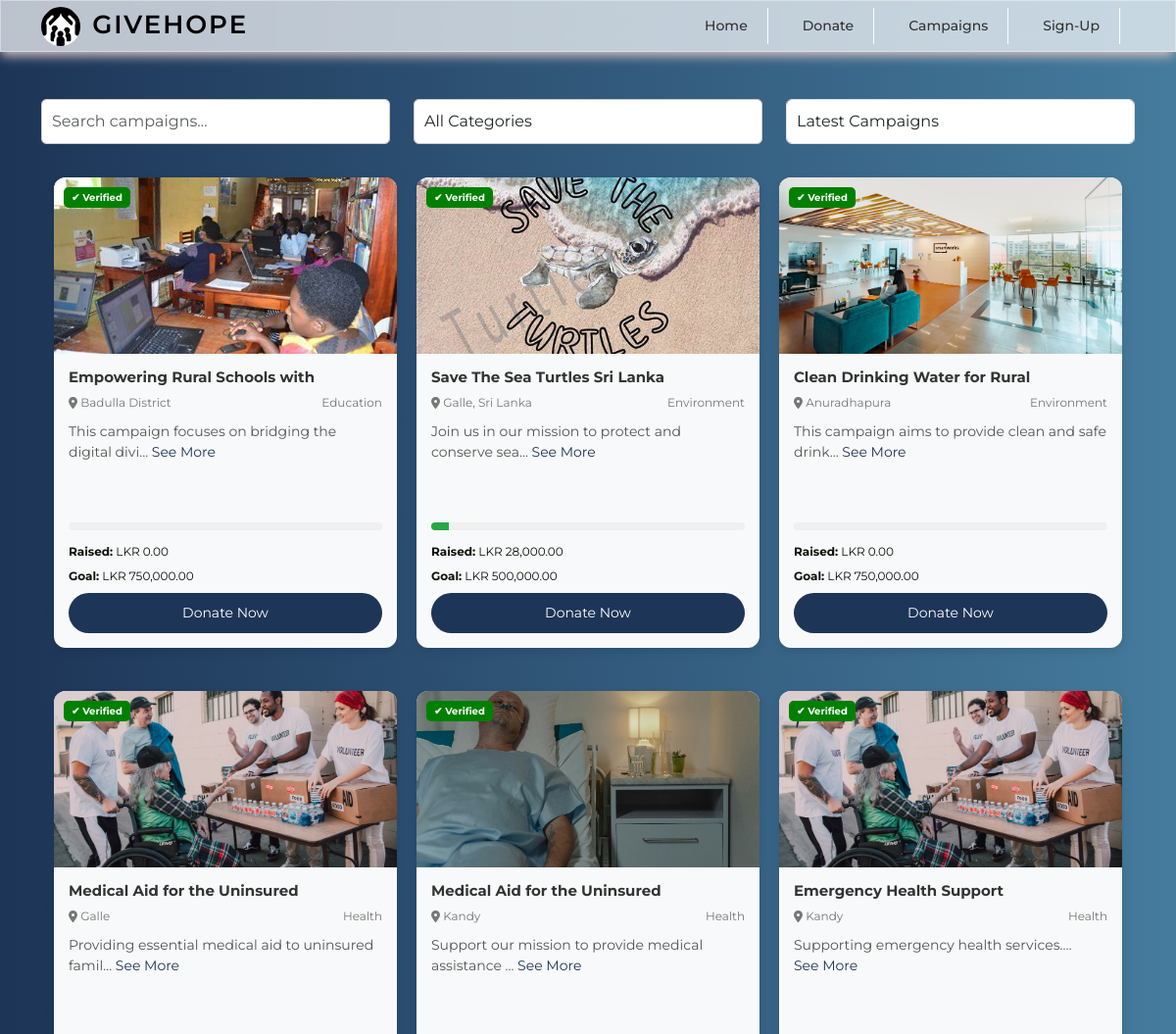
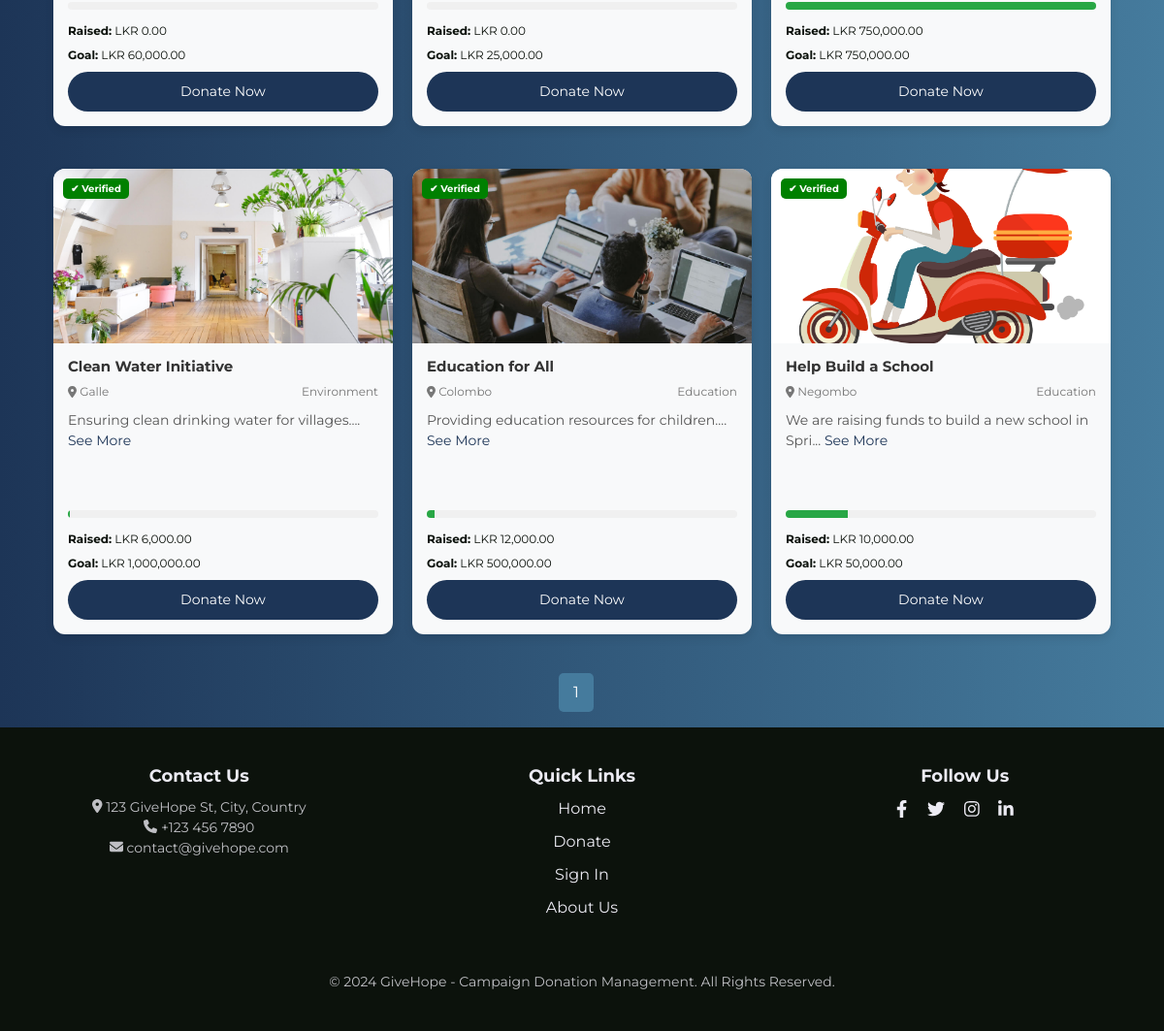
/all_campaigns.php, run on the app's committed database (2 pictures, top to bottom).
### tables this page shows
CREATE TABLE `campaigns` (
  `id` int(11) NOT NULL,
  `user_id` int(11) DEFAULT NULL,
  `title` varchar(255) NOT NULL,
  `location` varchar(255) NOT NULL,
  `description` text NOT NULL,
  `goal` decimal(10,2) NOT NULL,
  `category` varchar(100) NOT NULL,
  `start_date` date NOT NULL,
  `end_date` date NOT NULL,
  `image` varchar(255) NOT NULL,
  `document` varchar(255) DEFAULT NULL,
  `organizer_name` varchar(255) NOT NULL,
  `contact` varchar(50) NOT NULL,
  `email` varchar(100) NOT NULL,
  `created_at` timestamp NOT NULL DEFAULT current_timestamp(),
  `status` varchar(20) NOT NULL DEFAULT 'Pending',
  `raised` decimal(15,2) DEFAULT 0.00
);

### all_campaigns.php (the view, shortened to what this page needs)
<?php
include('admin/config/dbcon.php');
include('includes/header.php');
include('includes/navbar.php');
$limit = 12;
$page = $_GET['page'] ?? 1;
$offset = ($page - 1) * $limit;
$search = $_GET['search'] ?? '';
$category = $_GET['category'] ?? '';
$filter = $_GET['filter'] ?? 'latest';
$query_conditions = "WHERE status = 'Accepted'";
switch ($filter) {
    default:
        $query_order = "ORDER BY created_at DESC";
}
$total_query = "SELECT COUNT(*) as total FROM campaigns $query_conditions";
$total_result = mysqli_query($con, $total_query);
$total_campaigns = mysqli_fetch_assoc($total_result)['total'];
$total_pages = ceil($total_campaigns / $limit);
$query = "SELECT * FROM campaigns $query_conditions $query_order LIMIT $limit OFFSET $offset";
$query_run = mysqli_query($con, $query);
?>
<div class="container mt-5">
    <div class="row mb-4 filter-section">
        <div class="col-md-4">
            <input type="text" id="searchInput" placeholder="Search campaigns..." class="form-control"
                value="<?= htmlspecialchars($search) ?>" onchange="updateFilters()">
        </div>
        <div class="col-md-4">
            <select id="categoryFilter" class="form-control" onchange="updateFilters()">
                <option value="">All Categories</option>
            </select>
        </div>
        <div class="col-md-4">
            <select id="filter" class="form-control" onchange="updateFilters()">
                <option value="latest" <?= $filter == 'latest' ? 'selected' : '' ?>>Latest Campaigns</option>
            </select>
        </div>
    </div>
    <div class="row" id="campaign-container">
        <div class="campaign-wrapper-container">
            <?php
            if ($query_run && mysqli_num_rows($query_run) > 0) {
                foreach ($query_run as $campaign) {
                    $progress = ($campaign['raised'] / $campaign['goal']) * 100;
            ?>
                    <div class="col-md-3 mb-4 campaign-card-container"
                        data-title="<?= htmlspecialchars($campaign['title']); ?>"
                        data-category="<?= htmlspecialchars($campaign['category']); ?>">
                        <div class="campaign-card">
                            <div class="campaign-header">
                                <div class="verified-badge">
                                    <span>✔ Verified</span>
                                </div>
                                <img src="<?= htmlspecialchars($campaign['image']); ?>" alt="<?= htmlspecialchars($campaign['title']); ?>" class="campaign-image">
                            </div>
                            <div class="campaign-body">
                                <h3 class="campaign-title"><?= htmlspecialchars(substr($campaign['title'], 0, 30)); ?></h3>
                                <div class="campaign-meta">
                                    <span class="campaign-location"><i class="fas fa-map-marker-alt"></i> <?= htmlspecialchars($campaign['location']); ?></span>
                                    <span class="campaign-category"><?= htmlspecialchars($campaign['category']); ?></span>
                                </div>
                                <p class="campaign-description">
                                    <?= htmlspecialchars(substr($campaign['description'], 0, 50)) . '...'; ?>
                                    <a href="donate.php?id=<?= $campaign['id']; ?>" class="see-more">See More</a>
                                </p>
                                <div class="campaign-progress">
                                    <div class="progress-bar" style="width: <?= round($progress, 2); ?>%;"></div>
                                </div>
                                <div class="campaign-stats">
                                    <p><strong>Raised:</strong> LKR <?= number_format($campaign['raised'], 2); ?></p>
                                    <p><strong>Goal:</strong> LKR <?= number_format($campaign['goal'], 2); ?></p>
                                </div>
                                <div class="campaign-actions">
                                    <a href="donate.php?id=<?= $campaign['id']; ?>" class="btn-donate">Donate Now</a>
                                </div>
                            </div>
                        </div>
                    </div>
            <?php
                }
            } else {
                echo "<p class='text-center'>No campaigns available at the moment.</p>";
            }
            ?>
        </div>
        <div class="pagination mt-3 mb-3">
            <?php for ($i = 1; $i <= $total_pages; $i++) : ?>
                <a href="?page=<?= $i; ?>&search=<?= urlencode($search); ?>&category=<?= urlencode($category); ?>&filter=<?= urlencode($filter); ?>" class="<?= $i == $page ? 'active' : ''; ?>"><?= $i; ?></a>
            <?php endfor; ?>
        </div>
    </div>
</div>
<?php include('includes/footer.php'); ?>

### includes/header.php (shortened to what this page needs)
<!DOCTYPE html>
<html lang="en">
<head>
    <link rel="stylesheet" href="assets/css/bootstrap5.min.css">
    <link rel="stylesheet" href="assets/css/custom.css">
    <link rel="stylesheet" href="https://cdn.jsdelivr.net/npm/bootstrap-icons@1.11.3/font/bootstrap-icons.min.css">
    <link rel="stylesheet" href="https://cdnjs.cloudflare.com/ajax/libs/font-awesome/6.0.0-beta3/css/all.min.css">
    <link rel="stylesheet" href="assets/css/styles.css">
    <link rel="stylesheet" href="https://cdn.jsdelivr.net/npm/flatpickr/dist/flatpickr.min.css">
</head>

### includes/navbar.php (shortened to what this page needs)
<nav class="navbar navbar-expand-lg fixed-top">
    <div class="container">
        <a class="navbar-brand" href="index.php">
            <img src="assets/images/logo.jpg" alt="GiveHope Logo" class="navbar-logo">
            GiveHope
        </a>
        <div class="collapse navbar-collapse justify-content-end" id="navbarNav">
            <ul class="navbar-nav ">
                <li class="nav-item">
                    <a class="nav-link" href="index.php">Home</a>
                </li>
                <li class="nav-item">
                    <a class="nav-link" href="all_campaigns.php">Donate</a>
                </li>
                <li class="nav-item">
                    <a class="nav-link" href="create_campaign.php">Campaigns</a>
                </li>
                <?php if (isset($_SESSION['auth_user'])) : ?>
                    <li class="nav-item dropdown">
                        <a class="nav-link dropdown-toggle" href="#" role="button" data-bs-toggle="dropdown" aria-expanded="false">
                            <?= $_SESSION['auth_user']['user_name'] ?>
                        </a>
                        <ul class="dropdown-menu">
                            <li>
                                <form action="all_code.php" method="POST">
                                    <button type="submit" name="logout_btn" class="dropdown-item">Logout</button>
                                </form>
                            </li>
                            <li>
                                <a href="user_authentic.php" class="dropdown-item">Dashboard</a>
                            </li>
                        </ul>
                    </li>
                <?php else : ?>
                    <li class="nav-item">
                        <a class="nav-link" href="login.php">Sign-Up</a>
                    </li>
                <?php endif; ?>
            </ul>
        </div>
    </div>
</nav>

### includes/footer.php (shortened to what this page needs)
<body>
    <footer class="footer">
        <div class="container">
            <div class="row">
                <div class="col-md-4">
                    <h5>Contact Us</h5>
                    <p>
                        <i class="fas fa-map-marker-alt"></i> 123 GiveHope St, City, Country<br>
                        <i class="fas fa-phone"></i> +123 456 7890<br>
                        <i class="fas fa-envelope"></i> contact@givehope.com
                    </p>
                </div>
                <div class="col-md-4">
                    <h5>Quick Links</h5>
                    <div class="footer-links">
                        <ul>
                            <li><a href="#">Home</a></li>
                            <li><a href="#">Donate</a></li>
                            <li><a href="#">Sign In</a></li>
                            <li><a href="#">About Us</a></li>
                        </ul>
                    </div>
                </div>
                <div class="col-md-4">
                    <h5>Follow Us</h5>
                    <div class="social-icons">
                        <a href="#"><i class="fab fa-facebook-f"></i></a>
                        <a href="#"><i class="fab fa-twitter"></i></a>
                        <a href="#"><i class="fab fa-instagram"></i></a>
                        <a href="#"><i class="fab fa-linkedin-in"></i></a>
                    </div>
                </div>
            </div>
            <div class="row">
                <div class="col-md-12 text-center">
                    <p class="mt-4">© 2024 GiveHope - Campaign Donation Management. All Rights Reserved.</p>
                </div>
            </div>
        </div>
    </footer>
</body>
</html>
<body>

### assets/css/custom.css (style rules this page uses)
.navbar { padding: 0px; }
.nav-link { border-right: 1px solid #fff; padding: 8px 20px !important; }

### includes/header.php (style rules this page uses)
* { font-family: "Montserrat", sans-serif; box-sizing: border-box; margin: 0%; padding: 0%; }
body { background: linear-gradient(to right, #1d3557, #457b9d); }
p { font-size: 16px; line-height: 1.5; margin-bottom: 20px; color: #0C120C; }

### includes/navbar.php (style rules this page uses)
html, body { padding: 0; margin: 0; }
.navbar { transition: background-color 0.3s ease; -webkit-box-shadow: -1.5px 5.5px 10.5px -2px #d5bfbf; -moz-box-shadow: -1.5px 5.5px 10.5px -2px #d5bfbf; box-shadow: -1.5px 5.5px 10.5px -2px #d5bfbf; background: rgba(255, 255, 255, 0.7); -webkit-backdrop-filter: blur(13px); backdrop-filter: blur(13px); border: 1px solid rgba(255, 255, 255, 0.35); }
.navbar .navbar-brand { color: #000; font-size: 26px; text-transform: uppercase; font-weight: 600; letter-spacing: 2px; transition: color 0.3s ease; }
.navbar .navbar-nav .nav-link { color: #333; font-size: 14px; font-weight: 500; margin-right: 15px; text-transform: capitalize; position: relative; transition: color 0.3s ease; }
.navbar .navbar-nav .nav-link:after { content: ''; display: block; width: 0; height: 2px; background: #fff; transition: width 0.3s; position: absolute; bottom: -5px; left: 0; }
.navbar-logo { width: 40px; height: 40px; object-fit: contain; border-radius: 50%; background-color: transparent; margin-right: 03px; }

### all_campaigns.php (style rules this page uses)
.navbar { width: 100%; box-sizing: border-box; position: relative; z-index: 1000; }
.campaign-wrapper-container { display: flex; flex-wrap: wrap; justify-content: center; gap: 20px; width: 100%; max-width: 1200px; margin: 0 auto; }
.campaign-card-container { width: 100%; max-width: 350px; flex: 1 1 25%; display: flex; justify-content: center; }
.campaign-card { display: flex; flex-direction: column; justify-content: space-between; width: 100%; max-width: 350px; height: 480px; background: #f8f9fa; border-radius: 12px; box-shadow: 0 4px 10px rgba(0, 0, 0, 0.1); overflow: hidden; transition: transform 0.3s ease, box-shadow 0.3s ease; margin: auto; }
.campaign-header { position: relative; }
.campaign-header .campaign-image { width: 100%; height: 180px; object-fit: cover; }
.campaign-header .verified-badge { position: absolute; top: 10px; left: 10px; background: green; color: white; font-size: 10px; font-weight: bold; padding: 3px 8px; border-radius: 5px; z-index: 2; }
.campaign-body { padding: 15px; display: flex; flex-direction: column; flex-grow: 1; }
.campaign-title { font-size: 15px; font-weight: bold; color: #333; margin-bottom: 8px; }
.campaign-meta { display: flex; justify-content: space-between; font-size: 12px; color: #777; margin-bottom: 10px; }
.campaign-description { font-size: 14px; color: #555; line-height: 1.5; margin-bottom: 15px; height: 60px; overflow: hidden; text-overflow: ellipsis; }
.campaign-progress { position: relative; background: #f0f0f0; border-radius: 5px; overflow: hidden; height: 8px; margin-bottom: 15px; }
.campaign-progress { margin-top: auto; }
.campaign-progress .progress-bar { height: 100%; background: #28a745; width: 0; transition: width 0.5s ease; }
.campaign-stats p { margin: 0; line-height: 1.2; font-size: 12px; margin-bottom: 10px; }
.campaign-actions { display: flex; gap: 10px; }
.see-more { display: inline-block; font-size: 14px; color: #1d3557; text-decoration: none; transition: all 0.3s ease; }
.btn-donate { padding: 10px 15px; font-size: 14px; font-weight: 400%; border-radius: 25px; text-align: center; flex: 1; text-decoration: none; }
.btn-donate { background: #1d3557; color: white; }
.pagination { display: flex; justify-content: center; margin-top: 20px; }
.pagination a { padding: 8px 15px; margin: 0 5px; background: #1d3557; color: #fff; border-radius: 5px; text-decoration: none; }
.pagination a:hover, .pagination a.active { background: #457b9d; }
#searchInput, #categoryFilter { padding: 10px; border-radius: 5px; border: 1px solid #ccc; }
.filter-section input, .filter-section select { padding: 10px; margin-bottom: 10px; }

### data on the page
campaigns: image (picture), title "Empowering Rural Schools with", location "Badulla District", category "Education", description "This campaign focuses on bridging the digital divi", raised "0.00", goal "750,000.00"
campaigns: image (picture), title "Save The Sea Turtles Sri Lanka", location "Galle, Sri Lanka", category "Environment", description "Join us in our mission to protect and conserve sea", raised "28,000.00", goal "500,000.00"
campaigns: image (picture), title "Clean Drinking Water for Rural", location "Anuradhapura", category "Environment", description "This campaign aims to provide clean and safe drink", raised "0.00", goal "750,000.00"
campaigns: image (picture), title "Medical Aid for the Uninsured", location "Galle", category "Health", description "Providing essential medical aid to uninsured famil", raised "0.00", goal "60,000.00"
campaigns: image (picture), title "Medical Aid for the Uninsured", location "Kandy", category "Health", description "Support our mission to provide medical assistance", raised "0.00", goal "25,000.00"
campaigns: image (picture), title "Emergency Health Support", location "Kandy", category "Health", description "Supporting emergency health services.", raised "750,000.00", goal "750,000.00"
campaigns: image (picture), title "Clean Water Initiative", location "Galle", category "Environment", description "Ensuring clean drinking water for villages.", raised "6,000.00", goal "1,000,000.00"
campaigns: image (picture), title "Education for All", location "Colombo", category "Education", description "Providing education resources for children.", raised "12,000.00", goal "500,000.00"
campaigns: shows a picture, title "Help Build a School", location "Negombo", category "Education", description "We are raising funds to build a new school in Spri", raised "10,000.00", goal "50,000.00"
